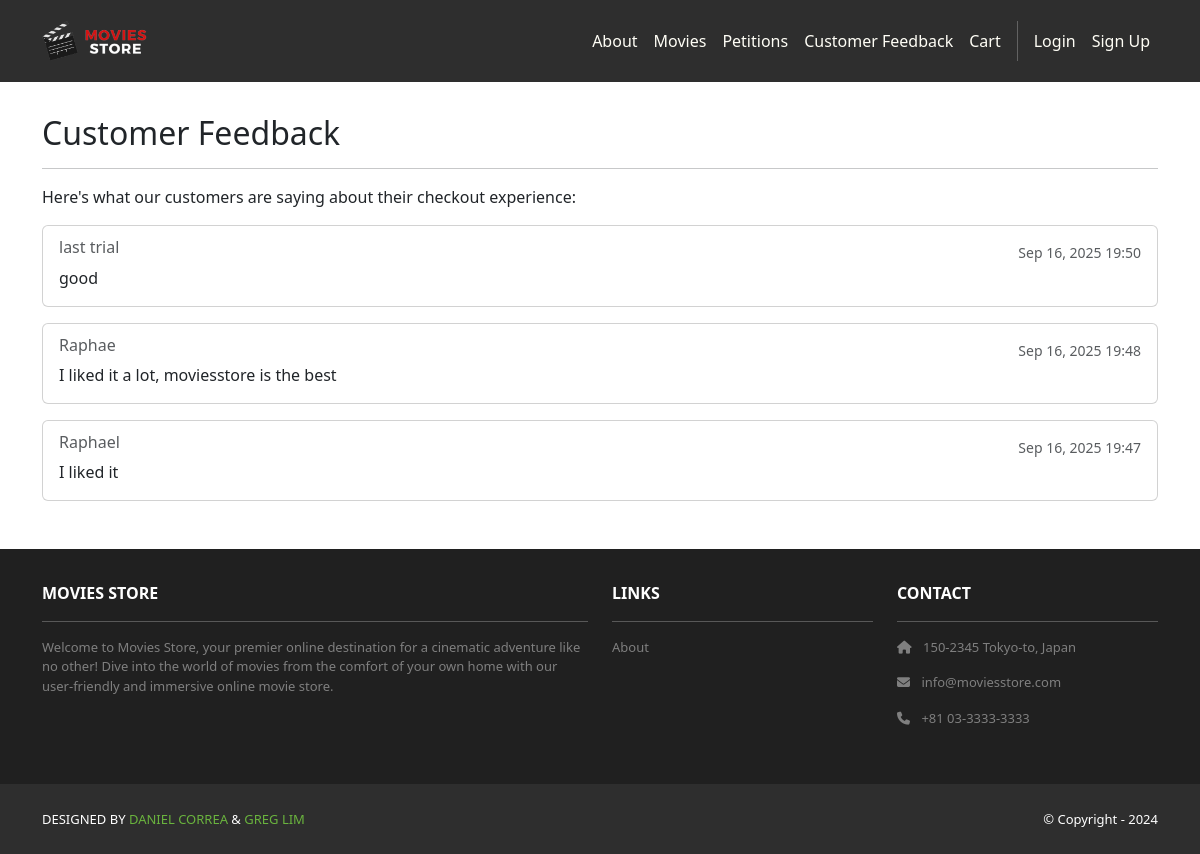
The page /cart/feedback/ on the database its author committed.
### cart/models.py (models this page shows, shortened)
class Feedback(models.Model):
    id = models.AutoField(primary_key=True)
    name = models.CharField(max_length=100, blank=True, null=True)
    feedback_text = models.TextField()
    date = models.DateTimeField(auto_now_add=True)
    user = models.ForeignKey(User, on_delete=models.CASCADE, null=True, blank=True)

### cart/views.py (the view)
# urls.py: path('feedback/', views.feedback_list, name='cart.feedback_list'),
def feedback_list(request):
    feedbacks = Feedback.objects.all().order_by('-date')
    template_data = {}
    template_data['title'] = 'Customer Feedback'
    template_data['feedbacks'] = feedbacks
    return render(request, 'cart/feedback_list.html', {'template_data': template_data})

### cart/templates/cart/feedback_list.html
{% extends 'base.html' %}
{% block content %}
<div class="p-3">
  <div class="container">
    <div class="row mt-3">
      <div class="col mx-auto mb-3">
        <h2>Customer Feedback</h2>
        <hr />
        <p>Here's what our customers are saying about their checkout experience:</p>
        {% if template_data.feedbacks %}
          {% for feedback in template_data.feedbacks %}
            <div class="card mb-3">
              <div class="card-body">
                <div class="d-flex justify-content-between align-items-start">
                  <div>
                    <h6 class="card-subtitle mb-2 text-muted">
                      {% if feedback.name %}
                        {{ feedback.name }}
                      {% else %}
                        Anonymous
                      {% endif %}
                    </h6>
                    <p class="card-text">{{ feedback.feedback_text }}</p>
                  </div>
                  <small class="text-muted">{{ feedback.date|date:"M d, Y H:i" }}</small>
                </div>
              </div>
            </div>
          {% endfor %}
        {% else %}
          <div class="alert alert-info" role="alert">
            No feedback has been submitted yet. Be the first to share your thoughts!
          </div>
        {% endif %}
      </div>
    </div>
  </div>
</div>
{% endblock content %}

### rows shown on the page
Feedback: name "last trial", feedback_text "good", date "Sep 16, 2025 19:50"
Feedback: name "Raphae", feedback_text "I liked it a lot, moviesstore is the best", date "Sep 16, 2025 19:48"
Feedback: name "Raphael", feedback_text "I liked it", date "Sep 16, 2025 19:47"
